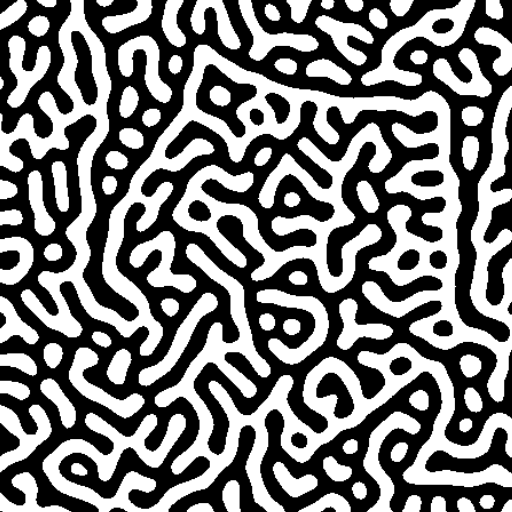
%> input picture pratica_4/operacoesComMascaras/mask_2.tif, 512 x 512 px
$ octave operaComMask.m   (GNU Octave 9; MATLAB toolbox functions it lacks are replaced by stand-ins)
%> lines starting %> are read from the running program, lines starting %| are printed output that depends on the picture; in (x1, y1, x2, y2) boxes, pixels count from 0 and x2, y2 are one past the last pixel; in counts of white or black regions, pixels touching at a corner belong together; the program's own positions count from 1
%Limpando janelas
close all;
%Limpando variaveis
clear all;

mascara1 = logical(imread('mask_2.tif'));
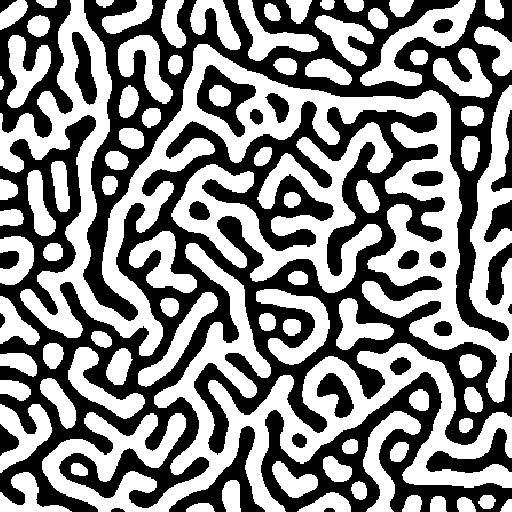
%> mascara1: size 512x512 logical; 52.9% white; 29 black regions, largest, box (x1, y1, x2, y2) and area: (0, 101, 512, 512) 65807, (83, 0, 512, 341) 29885, (261, 372, 512, 512) 10274
mascara2 = imread('mask_3.tif');
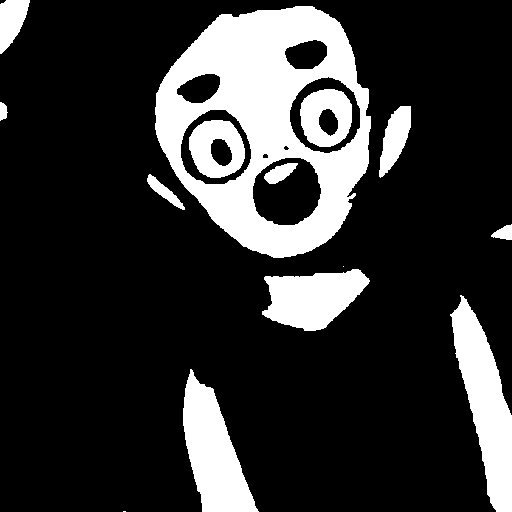
%> input picture pratica_4/operacoesComMascaras/mask_3.tif, 512 x 512 px
%> mascara2 is the input picture: size 512x512 uint8; 19.8% white; 14 white regions (2 under 20 px), largest, box (x1, y1, x2, y2) and area: (155, 6, 371, 258) 27482, (450, 295, 512, 512) 6509, (183, 369, 259, 512) 5769

saida = mascara1.*mascara2;
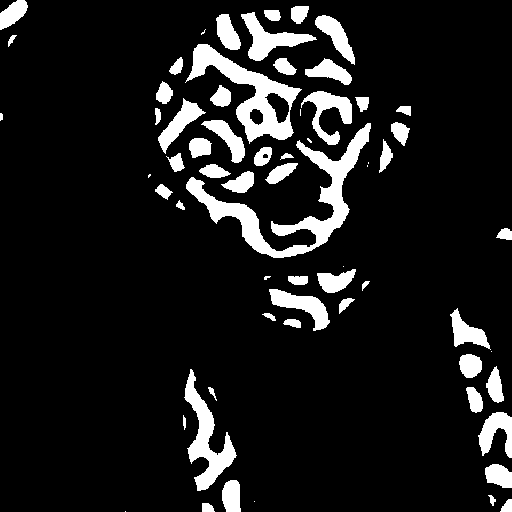
%> saida: size 512x512 uint8; 10.7% white; 64 white regions (11 under 20 px), largest, box (x1, y1, x2, y2) and area: (186, 123, 371, 258) 5009, (185, 44, 302, 144) 3474, (184, 369, 237, 491) 2175

figure('Name','Saida');
imshow(saida);
